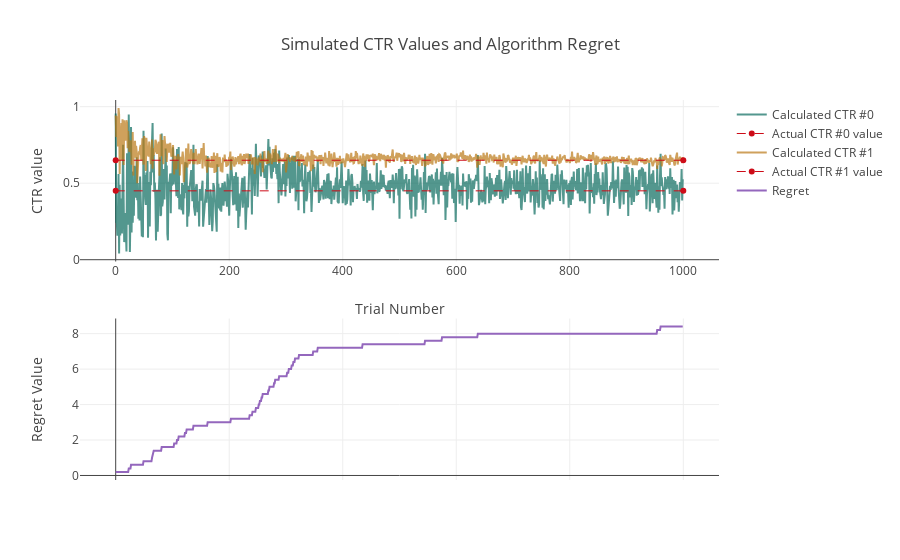

The code cell stored with this chart in its notebook:
### Markdown cell above
겹쳐지는 영역을 보자. Ad0의 beta distribution 값이 더 클 것이다.

### Code cell
algorithm_performance()

### Figure 1 — Plotly figure (JSON) as saved in the notebook; plotly's stock layout.template omitted (floating-point values rounded to 4 significant figures; data arrays with more than 128 entries replaced by an {"elided": "..."} marker saying what was removed)
{"data": [{"line": {"color": "rgba(10, 108, 94, .7)", "width": 2}, "name": "Calculated CTR #0", "type": "scatter", "x": {"elided": "1000 int values"}, "xaxis": "x1", "y": {"elided": "1000 float values"}, "yaxis": "y1"}, {"line": {"color": "rgb(205, 12, 24)", "dash": "dash", "width": 1}, "name": "Actual CTR #0 value", "type": "scatter", "x": [0, 1000], "xaxis": "x1", "y": [0.45, 0.45], "yaxis": "y1"}, {"line": {"color": "rgba(187, 121, 24, .7)", "width": 2}, "name": "Calculated CTR #1", "type": "scatter", "x": {"elided": "1000 int values"}, "xaxis": "x1", "y": {"elided": "1000 float values"}, "yaxis": "y1"}, {"line": {"color": "rgb(205, 12, 24)", "dash": "dash", "width": 1}, "name": "Actual CTR #1 value", "type": "scatter", "x": [0, 1000], "xaxis": "x1", "y": [0.65, 0.65], "yaxis": "y1"}, {"name": "Regret", "type": "scatter", "x": {"elided": "1000 int values"}, "xaxis": "x1", "y": {"elided": "1000 float values"}, "yaxis": "y2"}], "layout": {"title": "Simulated CTR Values and Algorithm Regret", "xaxis": {"title": "Trial Number"}, "xaxis1": {"anchor": "y2", "domain": [0, 1]}, "yaxis1": {"anchor": "free", "domain": [0.575, 1], "position": 0, "title": "CTR value"}, "yaxis2": {"anchor": "x1", "domain": [0, 0.425], "title": "Regret Value"}}}
